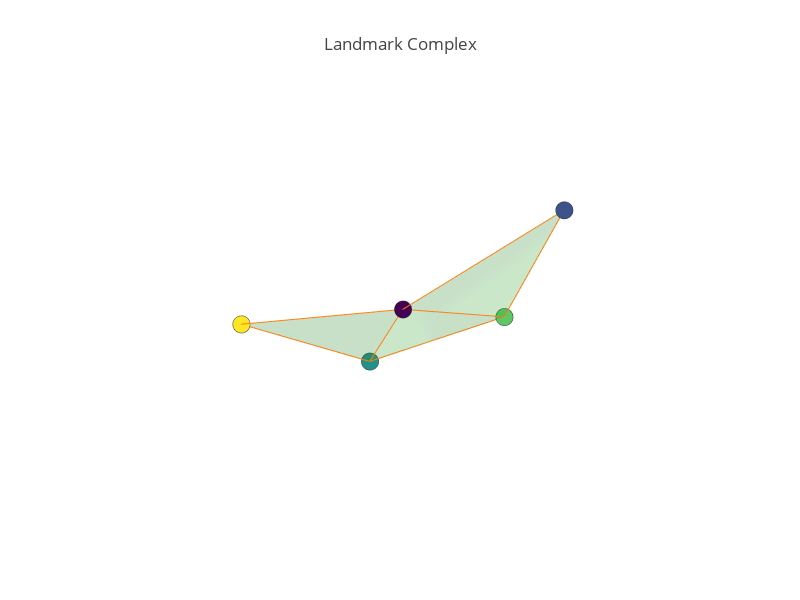

Notebook source saved alongside this figure:
### Code cell
landmark_complex, observer_complex = cmapper.build_complex(3.5)

fig = visualize_complex(landmark_complex, 'Landmark Complex')
iplot(fig, filename='landmark_complex')

### Figure 1 — Plotly figure (JSON) as saved in the notebook; plotly's stock layout.template omitted (floating-point values rounded to 4 significant figures)
{"data": [{"hoverinfo": "text", "marker": {"color": [0, 1, 2, 3, 4], "colorscale": "Viridis", "line": {"color": "rgb(50,50,50)", "width": 0.5}, "size": 6, "symbol": "circle"}, "mode": "markers", "name": "Vertices", "text": ["0", "1", "2", "3", "4"], "type": "scatter3d", "uid": "74a4b364-b03e-11e8-8fbb-89205cb07079", "x": [-0.4825, -1.249, -0.6773, -1.375, 0.1125], "y": [0.4002, 0.8698, -0.1363, 0.5237, -0.412], "z": [1.213, 1.723, 0.3733, 0.7643, 0.9919]}, {"mode": "lines", "name": "Edges", "type": "scatter3d", "uid": "74a4b634-b03e-11e8-8fbb-89205cb07079", "x": [-0.4825, -1.249, null, -0.4825, -0.6773, null, -0.4825, -1.375, null, -0.4825, 0.1125, null, -1.249, -1.375, null, -0.6773, -1.375, null, -0.6773, 0.1125, null], "y": [0.4002, 0.8698, null, 0.4002, -0.1363, null, 0.4002, 0.5237, null, 0.4002, -0.412, null, 0.8698, 0.5237, null, -0.1363, 0.5237, null, -0.1363, -0.412, null], "z": [1.213, 1.723, null, 1.213, 0.3733, null, 1.213, 0.7643, null, 1.213, 0.9919, null, 1.723, 0.7643, null, 0.3733, 0.7643, null, 0.3733, 0.9919, null]}, {"i": [0, 0, 0], "j": [1, 2, 2], "k": [3, 3, 4], "name": "Faces", "opacity": 0.25, "type": "mesh3d", "uid": "74a4b760-b03e-11e8-8fbb-89205cb07079", "x": [-0.4825, -1.249, -0.6773, -1.375, 0.1125], "y": [0.4002, 0.8698, -0.1363, 0.5237, -0.412], "z": [1.213, 1.723, 0.3733, 0.7643, 0.9919]}], "layout": {"height": 600, "margin": {"t": 100}, "scene": {"xaxis": {"showbackground": false, "showgrid": false, "showline": false, "showticklabels": false, "title": "", "zeroline": false}, "yaxis": {"showbackground": false, "showgrid": false, "showline": false, "showticklabels": false, "title": "", "zeroline": false}, "zaxis": {"showbackground": false, "showgrid": false, "showline": false, "showticklabels": false, "title": "", "zeroline": false}}, "showlegend": false, "title": "Landmark Complex", "width": 800}}
